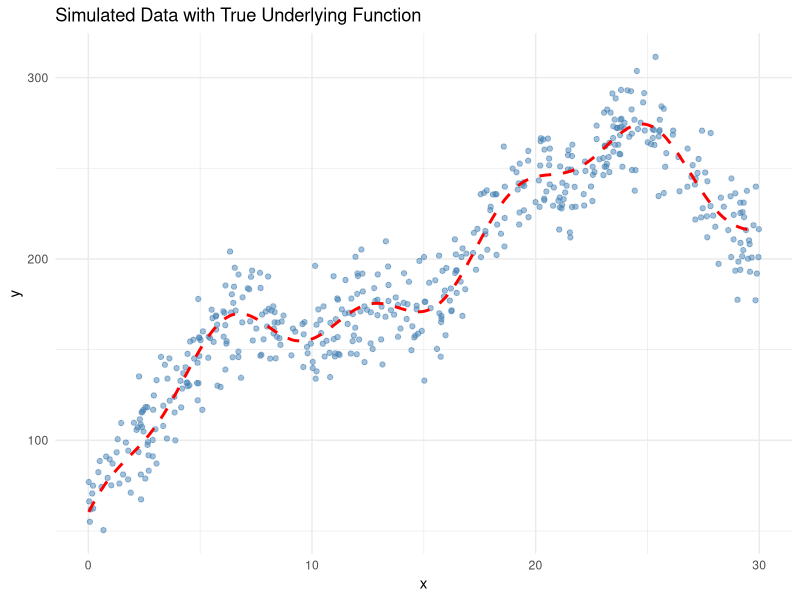
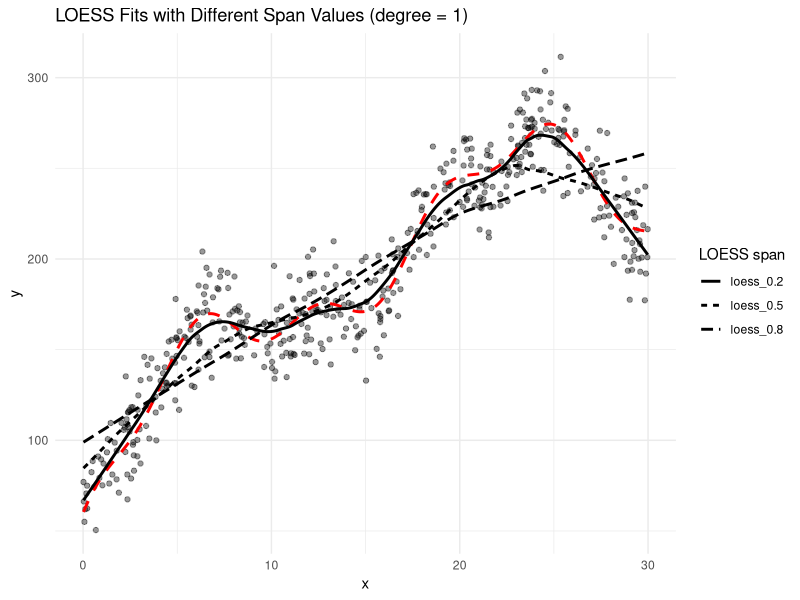

Write the R code that produced these figures, in order.
## ---- chunk 1
# Load required libraries
library(tidyverse)
library(knitr)
library(kableExtra)
## ---- chunk 2
# Generate simulated data
set.seed(5560)
n <- 500
x <- sort(runif(n, min = 0, max = 30))
f_true <- 50 + 15*x - 0.3*x^2 + 30*sin(x/3) + 10*cos(x)
y <- f_true + rnorm(n, mean = 0, sd = 15)
data <- data.frame(y = y, x = x, f_true = f_true)
## ---- chunk 3
# YOUR CODE HERE: Create scatter plot with true function
# Scatter plot with true function overlaid
ggplot(data, aes(x = x, y = y)) +
  geom_point(alpha = 0.5, color = "steelblue") +
  geom_line(aes(y = f_true), color = "red", linetype = "dashed", linewidth = 1) +
  labs(
    title = "Simulated Data with True Underlying Function",
    x = "x",
    y = "y"
  ) +
  theme_minimal()



## ---- chunk 4
# YOUR CODE HERE: Fit LOESS with span = 0.2, 0.5, 0.8 and plot
loess_02 <- loess(y ~ x, data = data, span = 0.2, degree = 1)
loess_05 <- loess(y ~ x, data = data, span = 0.5, degree = 1)
loess_08 <- loess(y ~ x, data = data, span = 0.8, degree = 1)

# Create a smooth x-grid for plotting fitted lines
x_grid <- tibble(x = seq(min(data$x), max(data$x), length.out = 500))

# Get predictions
pred_data <- x_grid %>%
  mutate(
    f_true = 50 + 15*x - 0.3*x^2 + 30*sin(x/3) + 10*cos(x),
    loess_0.2 = predict(loess_02, newdata = x_grid),
    loess_0.5 = predict(loess_05, newdata = x_grid),
    loess_0.8 = predict(loess_08, newdata = x_grid)
  ) %>%
  pivot_longer(cols = c(loess_0.2, loess_0.5, loess_0.8),
               names_to = "span", values_to = "yhat")

# Plot data + true function + all LOESS fits
ggplot(data, aes(x = x, y = y)) +
  geom_point(alpha = 0.4) +
  geom_line(data = pred_data, aes(y = f_true), color = "red", linetype = "dashed", linewidth = 1) +
  geom_line(data = pred_data, aes(y = yhat, linetype = span), linewidth = 1) +
  labs(
    title = "LOESS Fits with Different Span Values (degree = 1)",
    x = "x",
    y = "y",
    linetype = "LOESS span"
  ) +
  theme_minimal()



## ---- chunk 5
# Create hyperparameter grid
grid_span <- seq(from = 0.1, to = 0.9, by = 0.05)

# YOUR CODE HERE: Implement single train-test split grid search
# 1. Set seed to 100
set.seed(100)

# 2. Split data 80/20
n <- nrow(data)
train_idx <- sample(1:n, size = floor(0.8 * n), replace = FALSE)

train_data <- data[train_idx, ]
test_data  <- data[-train_idx, ]

# Function to compute RMSPE (RMSE on test set)
rmspe <- function(actual, pred) {
  sqrt(mean((actual - pred)^2, na.rm = TRUE))
}

# 3. For each span, fit LOESS and calculate RMSPE
results <- tibble(span = grid_span) %>%
  mutate(
    rmspe = map_dbl(span, function(s) {
      fit <- loess(y ~ x, data = train_data, span = s, degree = 1)
      yhat <- predict(fit, newdata = test_data)
      rmspe(test_data$y, yhat)
    })
  )
# 4. Find optimal span
best <- results %>% slice_min(order_by = rmspe, n = 1)

# Show all results + best
results %>% arrange(rmspe) %>% print(n = Inf)
best


## ---- chunk 6
grid_span <- seq(from = 0.1, to = 0.9, by = 0.05)
seeds <- c(200, 300, 400)

rmspe <- function(actual, pred) {
  sqrt(mean((actual - pred)^2, na.rm = TRUE))
}

run_grid_search <- function(seed_value, data, grid_span) {
  set.seed(seed_value)

  n <- nrow(data)
  train_idx <- sample(1:n, size = floor(0.8 * n), replace = FALSE)

  train_data <- data[train_idx, ]
  test_data  <- data[-train_idx, ]

  results <- tibble(span = grid_span) %>%
    mutate(
      rmspe = map_dbl(span, function(s) {
        fit <- loess(y ~ x, data = train_data, span = s, degree = 1)
        yhat <- predict(fit, newdata = test_data)
        rmspe(test_data$y, yhat)
      })
    )

  best <- results %>% slice_min(order_by = rmspe, n = 1)

  tibble(
    seed = seed_value,
    best_span = best$span,
    best_rmspe = best$rmspe
  )
}

# Run for each seed and store results
instability_results <- map_dfr(seeds, ~run_grid_search(.x, data, grid_span))

instability_results



## ---- chunk 7
# Nested CV settings
grid_span <- seq(from = 0.1, to = 0.9, by = 0.05)
K <- 10                 # inner CV folds
B <- 10                 # outer iterations
set.seed(5560)          # overall reproducibility

# RMSPE function (RMSE on holdout)
rmspe <- function(actual, pred) sqrt(mean((actual - pred)^2, na.rm = TRUE))

nested_results <- vector("list", B)

for (b in 1:B) {

  # -------------------------
  # OUTER LOOP: random 80/20 split
  # -------------------------
  n <- nrow(data)
  train_idx <- sample(1:n, size = floor(0.8 * n), replace = FALSE)

  modata <- data[train_idx, ]
  test_set <- data[-train_idx, ]

  # Create K folds on modata
  fold_id <- sample(rep(1:K, length.out = nrow(modata)))

  # Store mean CV RMSPE for each span
  cv_mean_rmspe <- numeric(length(grid_span))

  # -------------------------
  # INNER STRUCTURE (IMPORTANT LOOP ORDER):
  # for each hyperparameter (span) OUTSIDE,
  #   for each fold INSIDE
  # -------------------------
  for (j in seq_along(grid_span)) {
    s <- grid_span[j]

    fold_rmspe <- numeric(K)

    for (k in 1:K) {
      train_fold <- modata[fold_id != k, ]
      valid_fold <- modata[fold_id == k, ]

      fit <- loess(y ~ x, data = train_fold, span = s, degree = 1)
      yhat <- predict(fit, newdata = valid_fold)

      fold_rmspe[k] <- rmspe(valid_fold$y, yhat)
    }

    cv_mean_rmspe[j] <- mean(fold_rmspe, na.rm = TRUE)
  }

  # Select best span based on mean CV RMSPE
  best_j <- which.min(cv_mean_rmspe)
  best_span <- grid_span[best_j]

  # Fit on all modata with best span, evaluate on OUTER test set
  final_fit <- loess(y ~ x, data = modata, span = best_span, degree = 1)
  test_pred <- predict(final_fit, newdata = test_set)
  test_rmspe <- rmspe(test_set$y, test_pred)

  nested_results[[b]] <- tibble(
    outer_iter = b,
    selected_span = best_span,
    test_rmspe = test_rmspe
  )
}

nested_table <- bind_rows(nested_results)

# Q9 table
nested_table %>%
  kable(digits = 4, caption = "Nested CV Results: Selected Span and Test RMSPE (10 Outer Iterations)") %>%
  kableExtra::kable_styling(full_width = FALSE)

# Q10 mean & sd of test RMSPE
mean_test_rmspe <- mean(nested_table$test_rmspe)
sd_test_rmspe <- sd(nested_table$test_rmspe)

mean_test_rmspe
sd_test_rmspe


## ---- chunk 8
# Create grid with both span and degree
grid_both <- expand.grid(
  span = seq(from = 0.1, to = 0.9, by = 0.1),
  degree = c(1, 2)
)

# YOUR CODE HERE: Implement nested CV tuning both span and degree
K <- 10   # inner CV folds
B <- 10   # outer iterations
set.seed(5560)

rmspe <- function(actual, pred) {
  sqrt(mean((actual - pred)^2, na.rm = TRUE))
}

nested_both_results <- vector("list", B)

for (b in 1:B) {

  # -------------------------
  # OUTER LOOP: 80/20 split
  # -------------------------
  n <- nrow(data)
  train_idx <- sample(1:n, size = floor(0.8 * n), replace = FALSE)

  modata <- data[train_idx, ]
  test_set <- data[-train_idx, ]

  # Create folds for inner CV
  fold_id <- sample(rep(1:K, length.out = nrow(modata)))

  cv_mean_rmspe <- numeric(nrow(grid_both))

  # -------------------------
  # INNER STRUCTURE
  # Hyperparameter loop OUTSIDE
  # Folds loop INSIDE
  # -------------------------
  for (j in 1:nrow(grid_both)) {

    s <- grid_both$span[j]
    d <- grid_both$degree[j]

    fold_rmspe <- numeric(K)

    for (k in 1:K) {
      train_fold <- modata[fold_id != k, ]
      valid_fold <- modata[fold_id == k, ]

      fit <- loess(y ~ x,
                   data = train_fold,
                   span = s,
                   degree = d)

      yhat <- predict(fit, newdata = valid_fold)
      fold_rmspe[k] <- rmspe(valid_fold$y, yhat)
    }

    cv_mean_rmspe[j] <- mean(fold_rmspe, na.rm = TRUE)
  }

  # Select best (span, degree)
  best_idx <- which.min(cv_mean_rmspe)
  best_span <- grid_both$span[best_idx]
  best_degree <- grid_both$degree[best_idx]

  # Fit final model on modata and evaluate on test set
  final_fit <- loess(y ~ x,
                     data = modata,
                     span = best_span,
                     degree = best_degree)

  test_pred <- predict(final_fit, newdata = test_set)
  test_rmspe <- rmspe(test_set$y, test_pred)

  nested_both_results[[b]] <- tibble(
    outer_iter = b,
    selected_span = best_span,
    selected_degree = best_degree,
    test_rmspe = test_rmspe
  )
}

nested_both_table <- bind_rows(nested_both_results)

# Show table
nested_both_table %>%
  kable(digits = 4,
        caption = "Nested CV Results: Tuning Span and Degree") %>%
  kableExtra::kable_styling(full_width = FALSE)

# Summary statistics
mean_both <- mean(nested_both_table$test_rmspe)
sd_both <- sd(nested_both_table$test_rmspe)

mean_both
sd_both

## ---- chunk 9
# YOUR CODE HERE: Implement bootstrap CV
# Grid 
grid_both <- expand.grid(
  span = seq(from = 0.1, to = 0.9, by = 0.1),
  degree = c(1, 2)
)

set.seed(5560)

B_outer <- 8   # outer iterations
B_boot  <- 50  # inner bootstrap iterations (can increase to 100)
# (50 is usually enough this runs faster)

rmspe <- function(actual, pred) {
  sqrt(mean((actual - pred)^2, na.rm = TRUE))
}

bootstrap_results <- vector("list", B_outer)

for (b in 1:B_outer) {

  # -------------------------
  # OUTER LOOP: 80/20 split
  # -------------------------
  n <- nrow(data)
  train_idx <- sample(1:n, size = floor(0.8 * n), replace = FALSE)

  modata <- data[train_idx, ]
  test_set <- data[-train_idx, ]

  n_mo <- nrow(modata)

  # For each hyperparameter, store mean OOB RMSPE across bootstraps
  oob_mean_rmspe <- numeric(nrow(grid_both))

  # -------------------------
  # INNER STRUCTURE (IMPORTANT LOOP ORDER):
  # hyperparameter loop OUTSIDE, bootstrap loop INSIDE
  # -------------------------
  for (h in 1:nrow(grid_both)) {

    s <- grid_both$span[h]
    d <- grid_both$degree[h]

    boot_rmspe <- rep(NA_real_, B_boot)

    for (j in 1:B_boot) {

      # Bootstrap sample indices (with replacement) from modata
      boot_idx <- sample(1:n_mo, size = n_mo, replace = TRUE)

      # OOB indices: those not sampled
      oob_idx <- setdiff(1:n_mo, unique(boot_idx))

      # If OOB is empty (rare), skip
      if (length(oob_idx) < 5) next

      boot_train <- modata[boot_idx, ]
      oob_valid  <- modata[oob_idx, ]

      fit <- loess(y ~ x,
                   data = boot_train,
                   span = s,
                   degree = d)

      yhat <- predict(fit, newdata = oob_valid)
      boot_rmspe[j] <- rmspe(oob_valid$y, yhat)
    }

    oob_mean_rmspe[h] <- mean(boot_rmspe, na.rm = TRUE)
  }

  # Select best hyperparameters by lowest mean OOB RMSPE
  best_h <- which.min(oob_mean_rmspe)
  best_span <- grid_both$span[best_h]
  best_degree <- grid_both$degree[best_h]

  # Fit on all modata using best hyperparameters, evaluate on test_set
  final_fit <- loess(y ~ x,
                     data = modata,
                     span = best_span,
                     degree = best_degree)

  test_pred <- predict(final_fit, newdata = test_set)
  test_rmspe <- rmspe(test_set$y, test_pred)

  bootstrap_results[[b]] <- tibble(
    outer_iter = b,
    selected_span = best_span,
    selected_degree = best_degree,
    test_rmspe = test_rmspe
  )
}

bootstrap_table <- bind_rows(bootstrap_results)

# Show per-iteration results
bootstrap_table %>%
  kable(digits = 4, caption = "Bootstrap CV (OOB) Results: Selected Hyperparameters and Test RMSPE") %>%
  kableExtra::kable_styling(full_width = FALSE)

# Summary for Q14
mean_boot <- mean(bootstrap_table$test_rmspe)
sd_boot <- sd(bootstrap_table$test_rmspe)

mean_boot
sd_boot

## ---- chunk 10
set.seed(5560)
B <- 10

rmspe <- function(actual, pred) {
  sqrt(mean((actual - pred)^2, na.rm = TRUE))
}

bench_results <- vector("list", B)

for (b in 1:B) {

  # Outer split (same structure as Part C)
  n <- nrow(data)
  train_idx <- sample(1:n, size = floor(0.8 * n), replace = FALSE)

  modata <- data[train_idx, ]
  test_set <- data[-train_idx, ]

  # 1. Linear regression
  fit_lm <- lm(y ~ x, data = modata)
  pred_lm <- predict(fit_lm, newdata = test_set)
  rmspe_lm <- rmspe(test_set$y, pred_lm)

  # 2. Polynomial regression (degree 4)
  fit_poly <- lm(y ~ poly(x, 4, raw = TRUE), data = modata)
  pred_poly <- predict(fit_poly, newdata = test_set)
  rmspe_poly <- rmspe(test_set$y, pred_poly)

  # 3. LOESS default (span = 0.75, degree = 1)
  fit_loess_def <- loess(y ~ x, data = modata, span = 0.75, degree = 1)
  pred_loess_def <- predict(fit_loess_def, newdata = test_set)
  rmspe_loess_def <- rmspe(test_set$y, pred_loess_def)

  bench_results[[b]] <- tibble(
    iter = b,
    Linear = rmspe_lm,
    Poly4 = rmspe_poly,
    LOESS_Default = rmspe_loess_def
  )
}

bench_table <- bind_rows(bench_results)

# Summary table
bench_summary <- bench_table %>%
  pivot_longer(-iter, names_to = "Model", values_to = "RMSPE") %>%
  group_by(Model) %>%
  summarise(
    Mean_RMSPE = mean(RMSPE),
    SD_RMSPE = sd(RMSPE),
    .groups = "drop"
  )

bench_summary %>%
  kable(digits = 3,
        caption = "Benchmark Model Comparison (10 Outer Iterations)") %>%
  kableExtra::kable_styling(full_width = FALSE)
